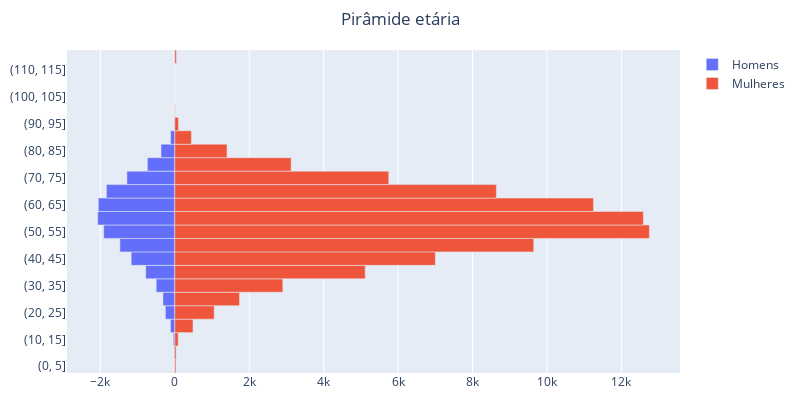

Notebook code cell kept with this figure:
### Markdown cell above
### Pirâmide etária

### Code cell
# Definir as faixas de idade
faixa_idade = range(0, 121, 5)

# Criar os grupos de faixas de idade
df['faixa_idade'] = pd.cut(df['idade_paciente_inicio_tto'], bins=faixa_idade)

# Calcular a contagem de pacientes por faixa de idade e sexo
df_contagem = df.groupby(['faixa_idade', 'sexo_paciente']).size().unstack()

# Criar um novo DataFrame
df_novo = pd.DataFrame({
    'faixa_idade': df_contagem.index.astype(str), 
    'count_feminino': df_contagem['F'],
    'count_masculino': df_contagem['M']
})

# Excluir a coluna adicionada no dataframe
df = df.drop(['faixa_idade'], axis=1)

# Multiplicar os valores da segunda coluna por -1
df_novo['count_masculino'] *= -1

# Instânciar a figura
fig = gp.Figure()
  
# Adicionar os dados dos sexos
fig.add_trace(gp.Bar(y= df_novo['faixa_idade'], x = df_novo['count_masculino'], name = 'Homens', orientation = 'h'))
fig.add_trace(gp.Bar(y = df_novo['faixa_idade'], x = df_novo['count_feminino'], name = 'Mulheres', orientation = 'h'))
  
# Plotar o gráfico
fig.update_layout(barmode = 'relative', bargap = 0.0, width=800, height=400, margin=dict(l=10, r=10, t=50, b=20), title={'text':'Pirâmide etária', 'x': 0.5}) 
fig.show()

### Figure 1 — Plotly figure (JSON) as saved in the notebook; plotly's stock layout.template omitted (floating-point values rounded to 4 significant figures)
{"data": [{"name": "Homens", "orientation": "h", "type": "bar", "x": [-8, -20, -40, -118, -254, -319, -501, -783, -1173, -1476, -1911, -2074, -2056, -1839, -1288, -737, -372, -114, -15, -3, 0, 0, 0, -4], "y": ["(0, 5]", "(5, 10]", "(10, 15]", "(15, 20]", "(20, 25]", "(25, 30]", "(30, 35]", "(35, 40]", "(40, 45]", "(45, 50]", "(50, 55]", "(55, 60]", "(60, 65]", "(65, 70]", "(70, 75]", "(75, 80]", "(80, 85]", "(85, 90]", "(90, 95]", "(95, 100]", "(100, 105]", "(105, 110]", "(110, 115]", "(115, 120]"]}, {"name": "Mulheres", "orientation": "h", "type": "bar", "x": [30, 35, 90, 488, 1058, 1739, 2902, 5116, 7001, 9645, 12752, 12591, 11251, 8641, 5749, 3126, 1402, 446, 99, 10, 0, 2, 1, 42], "y": ["(0, 5]", "(5, 10]", "(10, 15]", "(15, 20]", "(20, 25]", "(25, 30]", "(30, 35]", "(35, 40]", "(40, 45]", "(45, 50]", "(50, 55]", "(55, 60]", "(60, 65]", "(65, 70]", "(70, 75]", "(75, 80]", "(80, 85]", "(85, 90]", "(90, 95]", "(95, 100]", "(100, 105]", "(105, 110]", "(110, 115]", "(115, 120]"]}], "layout": {"bargap": 0, "barmode": "relative", "height": 400, "margin": {"b": 20, "l": 10, "r": 10, "t": 50}, "title": {"text": "Pirâmide etária", "x": 0.5}, "width": 800}}
